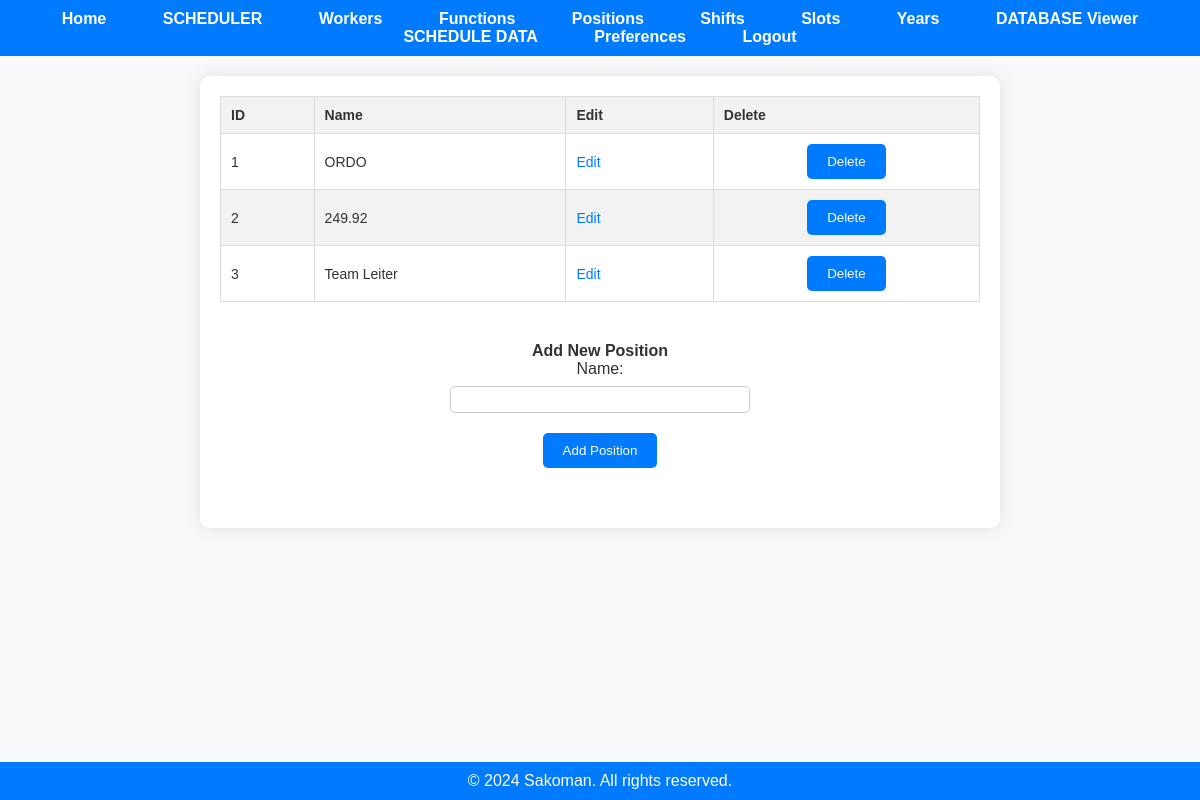
The page /positions (signed in) on the database as committed earlier.
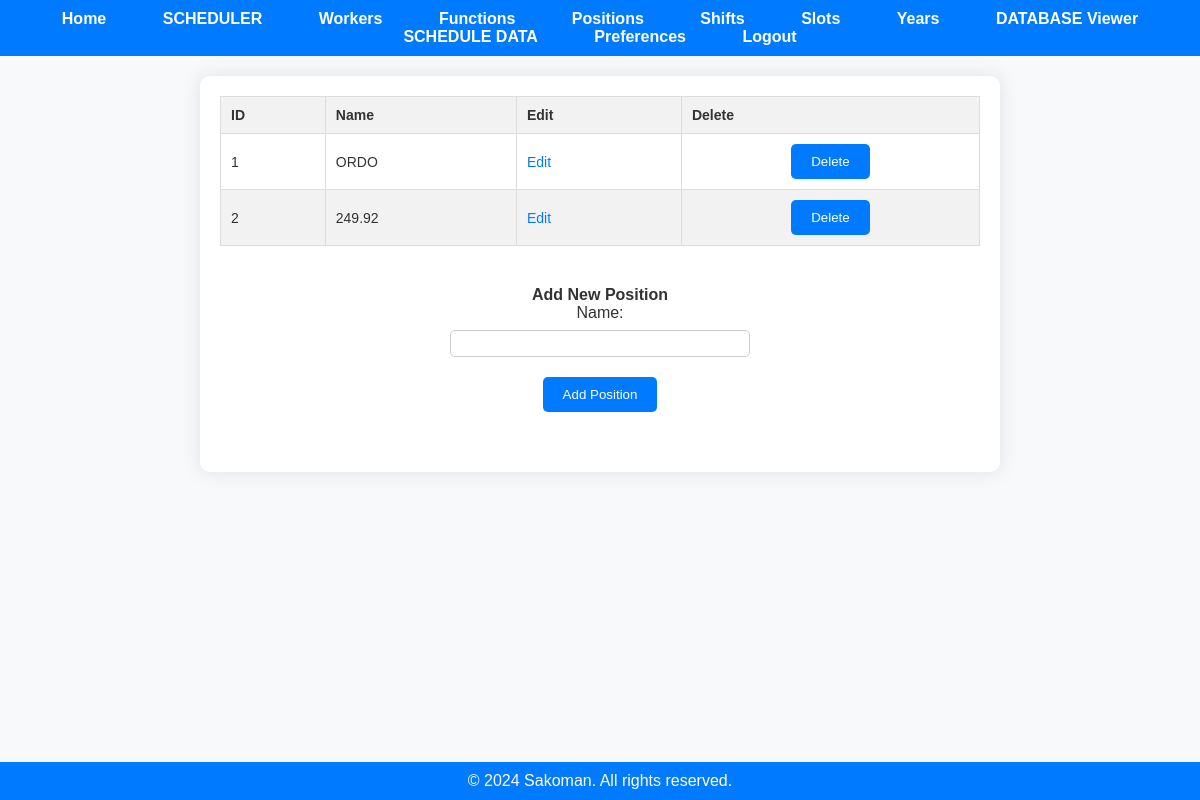
The same page on the database as committed later.
### app.py (models this page shows)
class Position(db.Model):
    position_id = db.Column(db.Integer, primary_key=True)
    user_id = db.Column(db.Integer, nullable=False)
    name = db.Column(db.String(50), nullable=False)

### app.py (the view)
@app.route('/positions')
@employer_required
def display_positions():
    if 'user_id' not in session:
        flash('You must be logged in to view this page.', 'error')
        return redirect(url_for('login'))
    user_id = session['user_id']
    positions = fetch_all(user_id, 'Position')
    return render_template('positions.html', positions=positions)

### app.py (called while the page is built)
@login_manager.user_loader
def load_user(user_id):
    return User.query.get(int(user_id))

def employer_required(func):
    @wraps(func)
    def decorated_function(*args, **kwargs):
        if not current_user.is_authenticated:
            flash('You must be logged in to view this page.', 'error')
            return redirect(url_for('login'))
        if current_user.role != 'employer':
            flash('You do not have permission to view this page.', 'error')
            return redirect('/')
        return func(*args, **kwargs)
    return decorated_function

def fetch_all(user_id, table_name):
    if table_name not in ['Worker', 'Function', 'Position', 'Shift', 'Slot', 'Year_Days', 'Schedule']:
        return None
    table_class = globals()[table_name]
    items = table_class.query.filter_by(user_id=user_id).all()
    return items

### templates/positions.html (shortened to what this page needs)
<!DOCTYPE html>
<html lang="en">
<head>
    <link rel="stylesheet" href="{{ url_for('static', filename='styles.css') }}">
</head>
<body>
    {% include 'navbar.html' %}
    <div class="container">
        <div class="existing-items-section">
            {% if positions %}
                <table class="data-table">
                    <thead>
                        <tr>
                            <th>ID</th>
                            <th>Name</th>
                            <th>Edit</th>
                            <th>Delete</th>
                        </tr>
                    </thead>
                    <tbody>
                        {% for position in positions %}
                            <tr>
                                <td>{{ position.position_id }}</td>
                                <td>{{ position.name }}</td>
                                <td>
                                    <a href="/edit/{{ table_name }}/{{ position.position_id }}" class="action-link">Edit</a>
                                </td>
                                <td>
                                    <form action="/delete/{{ table_name }}/{{ position.position_id }}" method="post">
                                        <button type="submit" class="delete-button">Delete</button>
                                    </form>
                                </td>
                            </tr>
                        {% endfor %}
                    </tbody>
                </table>
            {% else %}
                <p>No positions available.</p>
            {% endif %}
        </div>
        <div class="add-item-section">
            <h2>Add New Position</h2>
            <form action="/add/position" method="post" class="add-form">
                <label for="name">Name:</label>
                <input type="text" id="name" name="name">
                <button type="submit" class="add-button">Add Position</button>
            </form>
        </div>
    </div>
    <div class="footer">
        &copy; 2024 Sakoman. All rights reserved.
    </div>
</body>
</html>

### templates/navbar.html (shortened to what this page needs)
<nav>
    <ul>
        <li><a href="/">Home</a></li>
        {% if current_user.is_authenticated and current_user.role == 'employer' %}
        <li><a href="/scheduling">SCHEDULER</a></li>
        <li><a href="/workers">Workers</a></li>
        <li><a href="/functions">Functions</a></li>
        <li><a href="/positions">Positions</a></li>
        <li><a href="/shifts">Shifts</a></li>
        <li><a href="/slots">Slots</a></li>
        <li><a href="/days_for_years">Years</a></li>
        <li><a href="/database_viewer">DATABASE Viewer</a></li>
        <li><a href="/schedule">SCHEDULE DATA</a></li>
        <li><a href="/preferences">Preferences</a></li>
        {% endif %}
        {% if not current_user.is_authenticated %}
        <li><a href="/login">Login</a></li>
        <li><a href="/register">Register</a></li>
        {% else %}
        <li><a href="/logout">Logout</a></li>
        {% endif %}
    </ul>
</nav>

### static/styles.css (style rules this page uses)
* { margin: 0; padding: 0; box-sizing: border-box; }
body { font-family: Arial, sans-serif; background-color: #f8f9fa; color: #333; }
nav { background-color: #007bff; padding: 10px 0; }
nav ul { list-style-type: none; text-align: center; }
nav ul li { display: inline-block; margin: 0 10px; }
nav ul li a { color: #fff; text-decoration: none; font-weight: bold; padding: 8px 16px; border-radius: 5px; transition: background-color 0.3s ease; }
.container { margin: 20px auto; padding: 20px; background-color: #fff; border-radius: 10px; box-shadow: 0 0 20px rgba(0, 0, 0, 0.1); max-width: 800px; }
.container h1, .container h2, .container p { font-size: 16px; text-align: center; }
.container form { display: flex; flex-direction: column; align-items: center; }
.container label { margin-bottom: 8px; }
.container input, .container select { width: 300px; padding: 5px; margin-bottom: 20px; border-radius: 5px; border: 1px solid #ccc; }
.container button, input[type="submit"] { padding: 10px 20px; background-color: #007bff; color: #fff; border: none; border-radius: 5px; cursor: pointer; transition: background-color 0.3s ease, box-shadow 0.3s ease; }
.footer { background-color: #007bff; color: #fff; text-align: center; padding: 10px 0; position: fixed; bottom: 0; left: 0; width: 100%; }
.action-link { color: #007bff; text-decoration: none; margin-right: 10px; transition: color 0.3s ease; }
.add-item-section, .existing-items-section { margin-bottom: 40px; }
table { width: 100%; border-collapse: collapse; margin-bottom: 20px; }
th, td { font-size: 14px; border: 1px solid #ddd; padding: 10px; text-align: left; }
th { background-color: #f2f2f2; }
tr:nth-child(even) { background-color: #f2f2f2; }

Rows that differ between the two databases and show on the page:
removed Position: position_id "3", name "Team Leiter"
